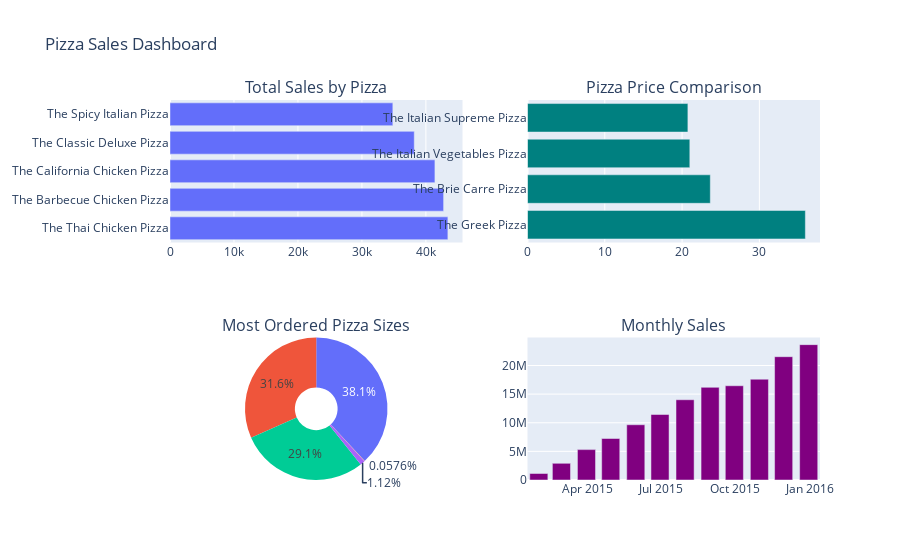

The notebook cell this image was saved under:
### Code cell
# Load your CSV data
sales_data = pd.read_csv(r"D:\data science\partice_projects\sql projects\pizza-sales---SQL-main\visual\table1.csv")

# Convert the date column to datetime format
sales_data['date'] = pd.to_datetime(sales_data['date'], format='%d-%m-%Y')

# Calculate monthly sales by summing the 'total' column for each month
# sales_data['month'] = sales_data['date'].dt.to_period('M')  # Extract month and year
# monthly_sales = sales_data.groupby('month').sum()['total']  # Sum total sales per month

# Initialize the figure with subplots (2 rows, 2 columns)
fig = make_subplots(
    rows=2, cols=2,
    subplot_titles=("Total Sales by Pizza", "Pizza Price Comparison", 
                    "Most Ordered Pizza Sizes", "Monthly Sales"),
    specs=[[{"type": "bar"}, {"type": "bar"}], 
           [{"type": "pie"}, {"type": "bar"}]]
)

# 1. Total Sales by Pizza (Bar Chart)
fig.add_trace(
    go.Bar(x=table2['total'], y=table2['name'], orientation='h', name='Total Sales'),
    row=1, col=1
)

# 2. Pizza Price Comparison (Bar Chart)
fig.add_trace(
    go.Bar(x=table4['price'], y=table4['name'], orientation='h', name='Pizza Prices', marker=dict(color='teal')),
    row=1, col=2
)

# 3. Most Ordered Pizza Sizes (Pie Chart)
fig.add_trace(
    go.Pie(labels=table5['size'], values=table5['most_ordered'], name='Most Ordered Sizes', hole=0.3),
    row=2, col=1
)

# 4. Monthly Sales (Bar Chart)
fig.add_trace(
    go.Bar(x=monthly_sales.index.astype(str), y=monthly_sales.values, name='Monthly Sales', marker=dict(color='purple')),
    row=2, col=2
)

# Update the layout
fig.update_layout(
    title_text="Pizza Sales Dashboard",
    height=800,
    showlegend=False
)

# Show the combined plotly dashboard
fig.show()
fig.write_html("pizza_sales_dashboard.html")

### Figure 1 — Plotly figure (JSON) as saved in the notebook; plotly's stock layout.template omitted (floating-point values rounded to 4 significant figures)
{"data": [{"name": "Total Sales", "orientation": "h", "type": "bar", "x": [43430.0, 42768, 41410.0, 38180.0, 34830.0], "xaxis": "x", "y": ["The Thai Chicken Pizza", "The Barbecue Chicken Pizza", "The California Chicken Pizza", "The Classic Deluxe Pizza", "The Spicy Italian Pizza"], "yaxis": "y"}, {"marker": {"color": "teal"}, "name": "Pizza Prices", "orientation": "h", "type": "bar", "x": [35.95, 23.65, 21, 20.75], "xaxis": "x2", "y": ["The Greek Pizza", "The Brie Carre Pizza", "The Italian Vegetables Pizza", "The Italian Supreme Pizza"], "yaxis": "y2"}, {"domain": {"x": [0, 0.45], "y": [0, 0.375]}, "hole": 0.3, "labels": ["L", "M", "S", "XL", "XXL"], "name": "Most Ordered Sizes", "type": "pie", "values": [18526, 15385, 14137, 544, 28]}, {"marker": {"color": "purple"}, "name": "Monthly Sales", "type": "bar", "x": ["2015-01-31", "2015-02-28", "2015-03-31", "2015-04-30", "2015-05-31", "2015-06-30", "2015-07-31", "2015-08-31", "2015-09-30", "2015-10-31", "2015-11-30", "2015-12-31"], "xaxis": "x3", "y": [1137000.0, 2909000.0, 5307000.0, 7247000.0, 9649000.0, 11440000.0, 14020000.0, 16180000.0, 16460000.0, 17610000.0, 21540000.0, 23650000.0], "yaxis": "y3"}], "layout": {"annotations": [{"font": {"size": 16}, "showarrow": false, "text": "Total Sales by Pizza", "x": 0.225, "xanchor": "center", "xref": "paper", "y": 1, "yanchor": "bottom", "yref": "paper"}, {"font": {"size": 16}, "showarrow": false, "text": "Pizza Price Comparison", "x": 0.775, "xanchor": "center", "xref": "paper", "y": 1, "yanchor": "bottom", "yref": "paper"}, {"font": {"size": 16}, "showarrow": false, "text": "Most Ordered Pizza Sizes", "x": 0.225, "xanchor": "center", "xref": "paper", "y": 0.375, "yanchor": "bottom", "yref": "paper"}, {"font": {"size": 16}, "showarrow": false, "text": "Monthly Sales", "x": 0.775, "xanchor": "center", "xref": "paper", "y": 0.375, "yanchor": "bottom", "yref": "paper"}], "autosize": true, "showlegend": false, "title": {"text": "Pizza Sales Dashboard"}, "xaxis": {"anchor": "y", "autorange": true, "domain": [0, 0.45], "range": [0, 45720.0], "type": "linear"}, "xaxis2": {"anchor": "y2", "autorange": true, "domain": [0.55, 1], "range": [0, 37.84], "type": "linear"}, "xaxis3": {"anchor": "y3", "autorange": true, "domain": [0.55, 1], "range": ["2015-01-17", "2016-01-14"], "type": "date"}, "yaxis": {"anchor": "x", "autorange": true, "domain": [0.625, 1], "range": [-0.5, 4.5], "type": "category"}, "yaxis2": {"anchor": "x2", "autorange": true, "domain": [0.625, 1], "range": [-0.5, 3.5], "type": "category"}, "yaxis3": {"anchor": "x3", "autorange": true, "domain": [0, 0.375], "range": [0, 24890000.0], "type": "linear"}}}
